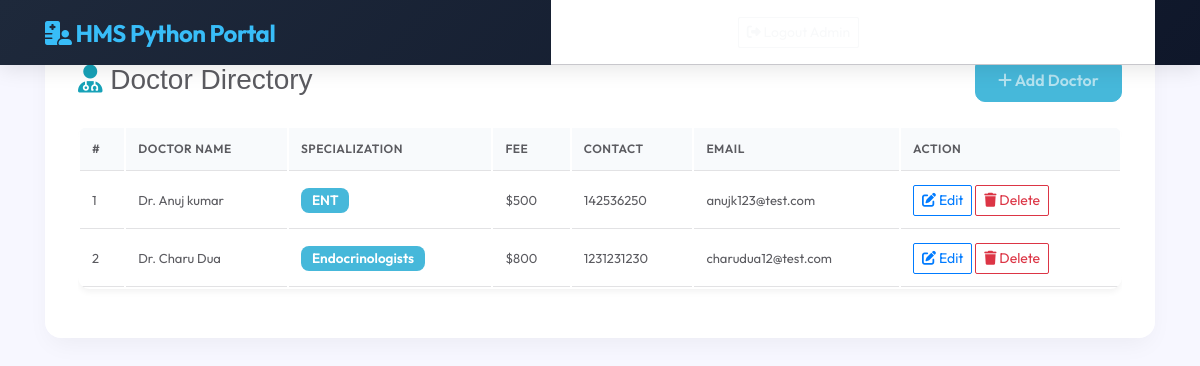
The page /admin/manage-doctors (signed in) on the database its author committed.
### models.py (models this page shows, shortened)
class Doctor(db.Model):
    __tablename__ = 'doctors'
    id = db.Column(db.Integer, primary_key=True, autoincrement=True)
    specilization = db.Column(db.String(255), nullable=True)
    doctorName = db.Column(db.String(255), nullable=True)
    address = db.Column(db.Text, nullable=True)
    docFees = db.Column(db.String(255), nullable=True)
    contactno = db.Column(db.BigInteger, nullable=True)
    docEmail = db.Column(db.String(255), nullable=True)
    password = db.Column(db.String(255), nullable=True)
    creationDate = db.Column(db.DateTime, default=datetime.utcnow)
    updationDate = db.Column(db.DateTime, onupdate=datetime.utcnow)

### routes/admin_routes.py (the view)
@admin_bp.route('/manage-doctors')
@admin_required
def manage_doctors():
    doctors = Doctor.query.all()
    return render_template('admin/manage_doctors.html', doctors=doctors)

### utils.py (called while the page is built)
def admin_required(f):
    @wraps(f)
    def decorated_function(*args, **kwargs):
        if 'admin_id' not in session:
            flash('Please log in to access the admin portal.', 'warning')
            return redirect(url_for('admin.login'))
        return f(*args, **kwargs)
    return decorated_function

### templates/admin/manage_doctors.html (shortened to what this page needs)
{% extends 'base.html' %}
{% block content %}
<div class="glass-card">
    <div class="d-flex justify-content-between align-items-center mb-4">
        <h3 class="fw-bold mb-0"><i class="fas fa-user-md text-info me-2"></i> Doctor Directory</h3>
        <a href="{{ url_for('admin.add_doctor') }}" class="btn btn-info text-white btn-custom"><i class="fas fa-plus me-1"></i> Add Doctor</a>
    </div>
    <div class="table-responsive">
        <table class="table table-hover align-middle table-custom">
            <thead>
                <tr>
                    <th>#</th>
                    <th>Doctor Name</th>
                    <th>Specialization</th>
                    <th>Fee</th>
                    <th>Contact</th>
                    <th>Email</th>
                    <th>Action</th>
                </tr>
            </thead>
            <tbody>
                {% if doctors %}
                    {% for doc in doctors %}
                    <tr>
                        <td>{{ loop.index }}</td>
                        <td class="fw-bold">Dr. {{ doc.doctorName }}</td>
                        <td><span class="badge bg-info badge-custom">{{ doc.specilization }}</span></td>
                        <td>${{ doc.docFees }}</td>
                        <td>{{ doc.contactno }}</td>
                        <td>{{ doc.docEmail }}</td>
                        <td>
                            <a href="{{ url_for('admin.edit_doctor', id=doc.id) }}" class="btn btn-sm btn-outline-primary me-1"><i class="fas fa-edit me-1"></i> Edit</a>
                            <a href="{{ url_for('admin.delete_doctor', id=doc.id) }}" class="btn btn-sm btn-outline-danger" onclick="return confirm('Delete doctor?');"><i class="fas fa-trash me-1"></i> Delete</a>
                        </td>
                    </tr>
                    {% endfor %}
                {% else %}
                    <tr>
                        <td colspan="7" class="text-center py-4 text-muted">No doctors found.</td>
                    </tr>
                {% endif %}
            </tbody>
        </table>
    </div>
</div>
{% endblock %}

### static/assets/css/style.css (style rules this page uses)
* { margin: 0px; padding: 0px; list-style: none; }
a { text-decoration: none; outline: none; color: #444; }
html, body { height: 100%; }
::placeholder { color: #747f8a !important; font-size: 13px; opacity: .5 !important; }
h1, h2, h3, h4, h5, h6 { font-family: "mouse-500", Arial, Helvetica, sans-serif; }
body { background-color: #f7f7ff !important; font-family: "mouse-300", Arial, Helvetica, sans-serif; color: #6A6A6A; }
.btn-info { background-color: #00a8df; border-color: #00a8df; }
.btn { box-shadow: 0 3px 1px -2px rgba(0, 0, 0, 0.2), 0 2px 2px 0 rgba(0, 0, 0, 0.14), 0 1px 5px 0 rgba(0, 0, 0, 0.12); border-radius: 2px; }

### templates/base.html (style rules this page uses)
:root { --primary: #2563eb; --primary-dark: #1d4ed8; --secondary: #0f172a; --accent: #06b6d4; --bg-light: #f8fafc; --card-shadow: 0 10px 25px -5px rgba(0, 0, 0, 0.05), 0 8px 10px -6px rgba(0, 0, 0, 0.01); }
body { font-family: 'Outfit', sans-serif; background-color: #f1f5f9; color: #334155; }
.glass-card { background: rgba(255, 255, 255, 0.95); backdrop-filter: blur(10px); border-radius: 16px; border: 1px solid rgba(255, 255, 255, 0.2); box-shadow: var(--card-shadow); padding: 2rem; margin-bottom: 2rem; transition: transform 0.2s ease, box-shadow 0.2s ease; }
.btn-custom { border-radius: 10px; padding: 0.6rem 1.4rem; font-weight: 600; transition: all 0.2s ease; }
.badge-custom { border-radius: 8px; padding: 0.4em 0.8em; font-size: 0.85rem; font-weight: 600; }
.table-custom { background: #fff; border-radius: 12px; overflow: hidden; box-shadow: 0 4px 6px -1px rgba(0, 0, 0, 0.05); }
.table-custom th { background: #f8fafc; color: #475569; font-weight: 600; text-transform: uppercase; font-size: 0.75rem; letter-spacing: 0.5px; border-bottom: 2px solid #e2e8f0; }

### rows shown on the page
Doctor: doctorName "Anuj kumar", specilization "ENT", docFees "500", contactno "142536250", docEmail "anujk123@test.com"
Doctor: doctorName "Charu Dua", specilization "Endocrinologists", docFees "800", contactno "1231231230", docEmail "charudua12@test.com"
